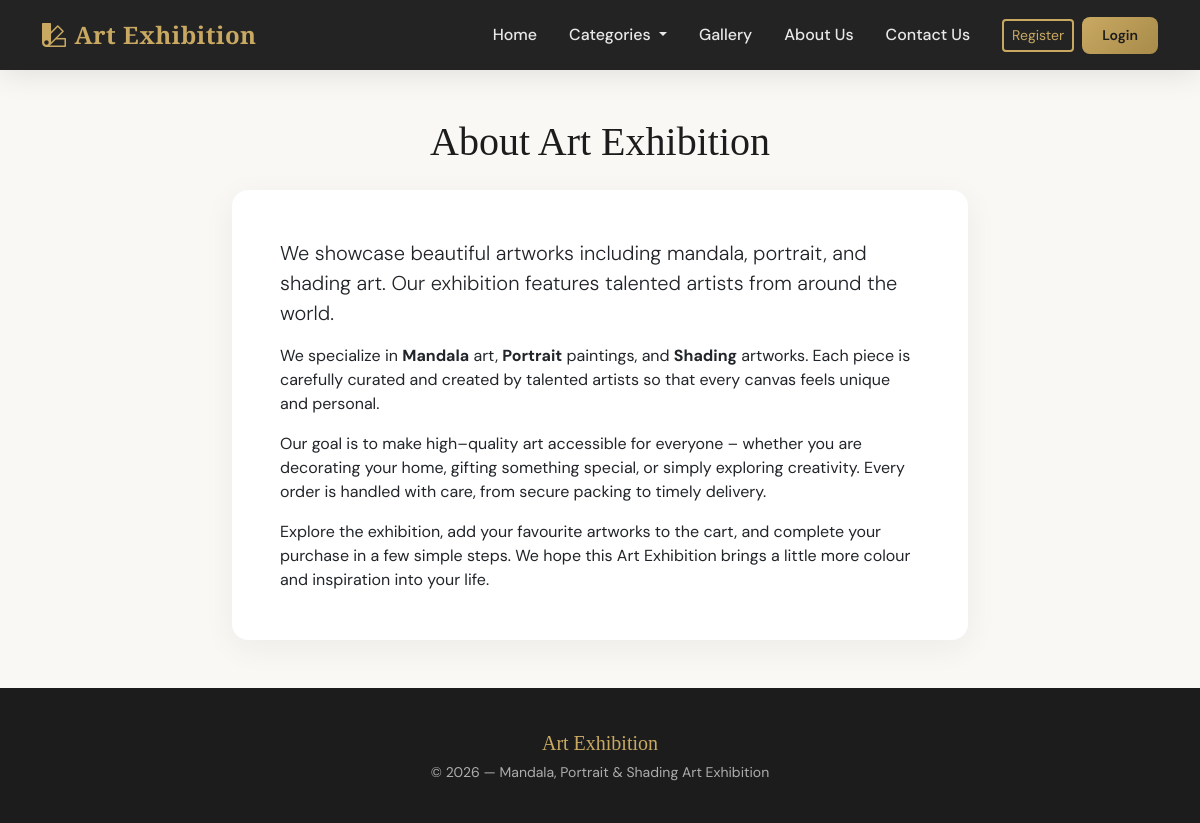
The page /about-us/ on the database its author committed.
### core/models.py (models this page shows, shortened)
class SiteSettings(models.Model):
    site_name = models.CharField(max_length=100, default='Art Exhibition')
    about_us_title = models.CharField(max_length=200, default='About Art Exhibition')
    about_us_content = models.TextField(default='We showcase beautiful artworks including mandala, portrait, and shading art.')
    contact_email = models.EmailField(default='contact@artexhibition.com')
    contact_phone = models.CharField(max_length=20, default='+91 98765 43210')
    contact_address = models.TextField(default='123 Art Gallery Street, Mumbai, India')
    hero_title = models.CharField(max_length=200, default='Discover Beautiful Art')
    hero_subtitle = models.CharField(max_length=300, default='Mandala, Portrait & Shading Art Exhibition')
    hero_background = models.ImageField(upload_to='hero/', blank=True, null=True)
    hero_background_url = models.URLField(blank=True, null=True)

### core/views.py (the view)
# urls.py: path('about-us/', views.about_us, name='about_us'),
def about_us(request):
    return render(request, 'core/about_us.html')

### core/context_processors.py (called while the page is built)
def cart_count(request):
    try:
        if request.user.is_authenticated:
            return {'cart_count': Cart.objects.filter(user=request.user).count()}
    except Exception:
        pass
    return {'cart_count': 0}

def site_settings(request):
    try:
        s = SiteSettings.objects.first()
        return {'site_settings': s if s else SiteSettings()}
    except Exception:
        return {'site_settings': SiteSettings()}

def nav_categories(request):
    try:
        cats = Category.objects.order_by('name')
        return {'nav_categories': cats}
    except Exception:
        return {'nav_categories': []}

### templates/core/about_us.html (shortened to what this page needs)
{% extends 'base.html' %}
{% block content %}
<section class="py-5">
    <div class="container">
        <div class="row justify-content-center">
            <div class="col-lg-8">
                <h1 class="font-display text-center mb-4">{{ site_settings.about_us_title }}</h1>
                <div class="card card-art border-0">
                    <div class="card-body p-5">
                        <p class="lead">{{ site_settings.about_us_content }}</p>
                        <p>We specialize in <strong>Mandala</strong> art, <strong>Portrait</strong> paintings, and <strong>Shading</strong> artworks. Each piece is carefully curated and created by talented artists so that every canvas feels unique and personal.</p>
                        <p>Our goal is to make high–quality art accessible for everyone – whether you are decorating your home, gifting something special, or simply exploring creativity. Every order is handled with care, from secure packing to timely delivery.</p>
                        <p class="mb-0">Explore the exhibition, add your favourite artworks to the cart, and complete your purchase in a few simple steps. We hope this Art Exhibition brings a little more colour and inspiration into your life.</p>
                    </div>
                </div>
            </div>
        </div>
    </div>
</section>
{% endblock %}

### templates/base.html (shortened to what this page needs)
{% load static %}
<!DOCTYPE html>
<html lang="en">
<head>
    <link href="https://cdn.jsdelivr.net/npm/bootstrap@5.3.2/dist/css/bootstrap.min.css" rel="stylesheet">
    <link rel="stylesheet" href="https://cdn.jsdelivr.net/npm/bootstrap-icons@1.11.1/font/bootstrap-icons.css">
</head>
<body class="d-flex flex-column min-vh-100">
    {% block nav %}
    <nav class="navbar navbar-expand-lg navbar-dark navbar-art sticky-top">
        <div class="container">
            <a class="navbar-brand" href="{% url 'core:home' %}">
                <i class="bi bi-palette2 me-2"></i>{{ site_settings.site_name }}
            </a>
            <div class="collapse navbar-collapse" id="navbarNav">
                <ul class="navbar-nav ms-auto">
                    <li class="nav-item"><a class="nav-link {% if request.resolver_match.url_name == 'home' %}active{% endif %}" href="{% url 'core:home' %}">Home</a></li>
                    <li class="nav-item dropdown">
                        <a class="nav-link dropdown-toggle" href="#" id="categoryDropdown" role="button" data-bs-toggle="dropdown" aria-expanded="false">
                            Categories
                        </a>
                    </li>
                    <li class="nav-item"><a class="nav-link" href="{% url 'core:gallery' %}">Gallery</a></li>
                    <li class="nav-item"><a class="nav-link" href="{% url 'core:about_us' %}">About Us</a></li>
                    <li class="nav-item"><a class="nav-link" href="{% url 'core:contact_us' %}">Contact Us</a></li>
                </ul>
                <ul class="navbar-nav align-items-center gap-2 ms-3">
                    {% if user.is_authenticated %}
                    <li class="nav-item">
                        <div class="user-avatar" title="{{ user.email }}">
                            {{ user.get_display_name }}
                        </div>
                    </li>
                    <li class="nav-item"><a class="nav-link" href="{% url 'core:order_list' %}">My Orders</a></li>
                    <li class="nav-item"><a class="nav-link" href="{% url 'core:logout' %}">Logout</a></li>
                    {% else %}
                    <li class="nav-item"><a class="btn btn-outline-art btn-sm" href="{% url 'core:register' %}">Register</a></li>
                    <li class="nav-item"><a class="btn btn-art btn-sm" href="{% url 'core:login' %}">Login</a></li>
                    {% endif %}
                </ul>
            </div>
        </div>
    </nav>
    {% endblock %}
    <main class="flex-grow-1">
        {% block content %}{% endblock %}
    </main>
    {% block footer %}
    <footer class="mt-auto">
        <div class="container text-center">
            <p class="mb-1 font-display fs-5" style="color: var(--art-gold);">{{ site_settings.site_name }}</p>
            <p class="small mb-0 opacity-75">© {% now "Y" %} — Mandala, Portrait & Shading Art Exhibition</p>
        </div>
    </footer>
    {% endblock %}
</body>
</html>

### templates/base.html (style rules this page uses)
:root { --art-ivory: #FAF8F5; --art-charcoal: #1C1C1C; --art-gold: #C9A962; --art-terracotta: #B85C38; --art-sage: #7D8B6F; --art-cream: #F5F0E8; }
* { box-sizing: border-box; }
body { font-family: 'DM Sans', sans-serif; background: var(--art-ivory); color: var(--art-charcoal); min-height: 100vh; overflow-x: hidden; }
.font-display { font-family: 'Playfair Display', serif; }
.navbar-art { background: rgba(28, 28, 28, 0.97) !important; backdrop-filter: blur(12px); box-shadow: 0 4px 30px rgba(0,0,0,0.1); padding: 0.75rem 0; }
.navbar-art .navbar-brand { font-family: 'Playfair Display', serif; font-weight: 700; font-size: 1.5rem; color: var(--art-gold) !important; letter-spacing: 0.5px; }
.navbar-art .nav-link { color: rgba(255,255,255,0.9) !important; font-weight: 500; padding: 0.5rem 1rem !important; border-radius: 6px; transition: all 0.3s ease; }
.btn-art { background: linear-gradient(135deg, var(--art-gold), #a88b4a); color: var(--art-charcoal); border: none; font-weight: 600; padding: 0.5rem 1.25rem; border-radius: 8px; transition: all 0.3s ease; }
.btn-outline-art { border: 2px solid var(--art-gold); color: var(--art-gold); background: transparent; }
.card-art { border: none; border-radius: 16px; overflow: hidden; box-shadow: 0 8px 32px rgba(28, 28, 28, 0.06); transition: all 0.4s cubic-bezier(0.4, 0, 0.2, 1); }
footer { background: var(--art-charcoal); color: rgba(255,255,255,0.85); padding: 2.5rem 0; margin-top: auto; }

### rows shown on the page
SiteSettings: site_name "Art Exhibition", about_us_title "About Art Exhibition", about_us_content "We showcase beautiful artworks including mandala, portrait, and shading art. Our exhibition features talented artists from around the world."
